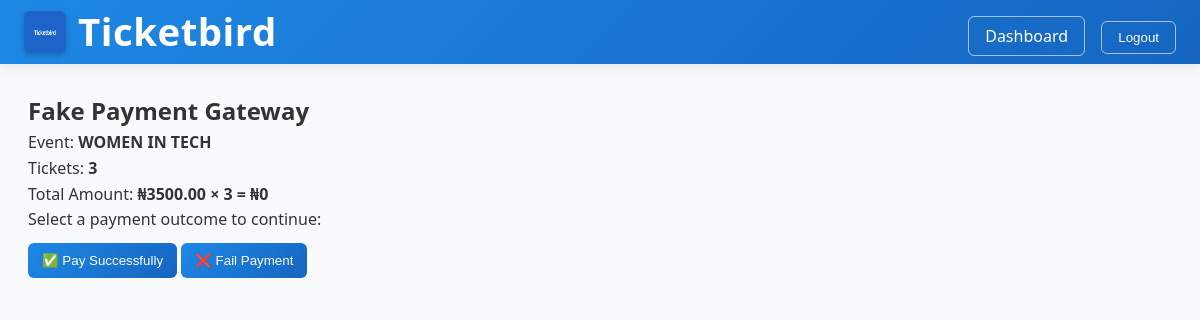
/payment/10/ (signed in), run on the app's committed database.
### core/models.py (models this page shows, shortened)
class Booking(models.Model):
    user = models.ForeignKey(User, on_delete=models.CASCADE)
    event = models.ForeignKey(Event, on_delete=models.CASCADE)
    booked_at = models.DateTimeField(auto_now_add=True)
    tickets = models.PositiveIntegerField(default=1)
    PAYMENT_STATUS_CHOICES = [
        ('pending', 'Pending'),
        ('success', 'Success'),
        ('failed', 'Failed'),
    ]
    payment_status = models.CharField(
        max_length=20,
        choices=PAYMENT_STATUS_CHOICES,
        default='pending'
    )
    payment_reference = models.CharField(
        max_length=100,
        blank=True,
        null=True,
        unique=True  # ✅ ensures Paystack transaction references are unique
    )

class Event(models.Model):
    CATEGORY_CHOICES = [
        ('concert', 'Concert'),
        ('theater', 'Theater'),
        ('conference', 'Conference'),
        ('sports', 'Sports'),
    ]
    title = models.CharField(max_length=200)
    description = models.TextField()
    category = models.CharField(max_length=20, choices=CATEGORY_CHOICES)
    date = models.DateTimeField()
    image = models.ImageField(upload_to='events/')
    location = models.CharField(max_length=200)
    price = models.PositiveIntegerField(default=0)

### core/views.py (the view, shortened to what this page needs)
# urls.py: path('payment/<int:booking_id>/', core_views.fake_payment, name='fake_payment'),
@login_required
def fake_payment(request, booking_id):
    booking = get_object_or_404(Booking, id=booking_id, user=request.user)
    total_amount = booking.event.price * booking.tickets
    return render(request, "core/fake_payment.html", {"booking": booking, "total_amount": total_amount,})

### core/templatetags/math_filters.py (called while the page is built)
@register.filter
def mul(value, arg):
    try:
        return float(value) * float(arg)
    except:
        return 0

### templates/core/fake_payment.html (shortened to what this page needs)
{% extends 'core/base.html' %}
{% load math_filters %}
{% block content %}
  <h2>Fake Payment Gateway</h2>
  <p>Event: <strong>{{ booking.event.title }}</strong></p>
  <p>Tickets: <strong>{{ booking.tickets }}</strong></p>
  <p>Total Amount: <strong>₦{{ booking.event.price|floatformat:2 }} × {{ booking.tickets }} = ₦{{ booking.event.price|floatformat:2|add:0|mul:booking.tickets }}</strong></p>
  <form method="post" action="">
    <p>Select a payment outcome to continue:</p>
    <button type="submit" name="pay_success" class="btn btn-success">✅ Pay Successfully</button>
    <button type="submit" name="pay_fail" class="btn btn-danger">❌ Fail Payment</button>
  </form>
{% endblock %}

### static/css/style.css (style rules this page uses)
:root { --primary-color: #1e88e5; --secondary-color: #ffffff; --background-color: #f9fafc; --text-color: #333; --header-height: 64px; --shadow: 0 4px 12px rgba(0,0,0,0.08); --transition: all 0.3s ease; }
* { box-sizing: border-box; margin: 0; padding: 0; }
body { font-family: 'Segoe UI', Roboto, Arial, sans-serif; background: var(--background-color); color: var(--text-color); line-height: 1.6; }
.event-card button, .form button, .btn { margin-top: 10px; padding: 10px 14px; background: linear-gradient(135deg, var(--primary-color), #1565c0); color: white; border: none; border-radius: 6px; cursor: pointer; font-weight: 500; transition: var(--transition); }

### data on the page
Booking: event "WOMEN IN TECH", tickets "3", event.price "3500.00", event.price|add "0"
